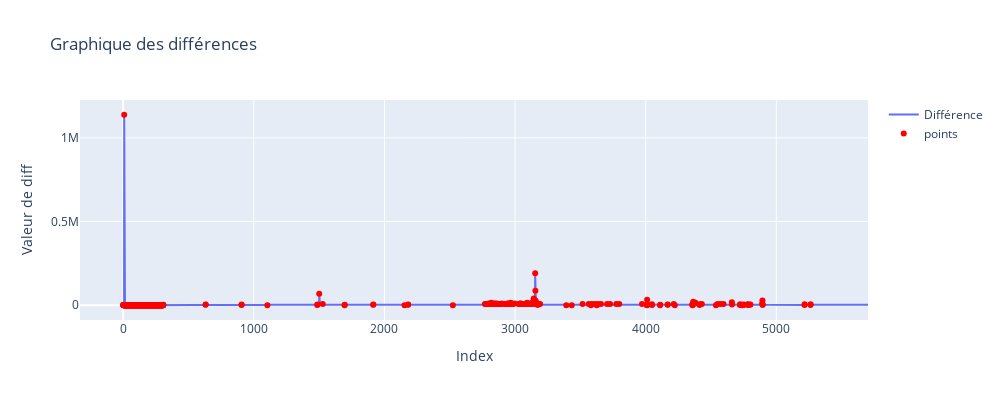

Notebook source saved alongside this figure:
### Code cell
fig = go.Figure()

fig.add_trace(go.Scatter(x=np.arange(len(diff)), y=diff, mode='lines', name='Différence'))

fig.add_trace(go.Scatter(x=x, y=y, mode='markers', marker=dict(color='red'), name = "points"))

fig.update_layout(
    width=1000,
    height=400,
    title='Graphique des différences',
    xaxis_title='Index',
    yaxis_title='Valeur de diff'
)

fig.show()

### Figure 1 — Plotly figure (JSON) as saved in the notebook; plotly's stock layout.template omitted (floating-point values rounded to 4 significant figures; data arrays with more than 128 entries replaced by an {"elided": "..."} marker saying what was removed)
{"data": [{"mode": "lines", "name": "Différence", "type": "scatter", "x": {"elided": "5703 int values"}, "y": {"elided": "5703 int values"}}, {"marker": {"color": "red"}, "mode": "markers", "name": "points", "type": "scatter", "x": {"elided": "476 int values"}, "y": {"elided": "476 int values"}}], "layout": {"height": 400, "title": {"text": "Graphique des différences"}, "width": 1000, "xaxis": {"autorange": true, "range": [-330.4, 5702], "title": {"text": "Index"}, "type": "linear"}, "yaxis": {"autorange": true, "range": [-88120.0, 1226000.0], "title": {"text": "Valeur de diff"}, "type": "linear"}}}
